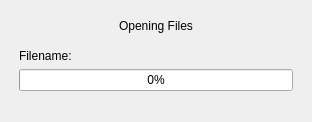
<?xml version="1.0" encoding="UTF-8"?>
<ui version="4.0">
 <class>OpeningFiles</class>
 <widget class="QDialog" name="OpeningFiles">
  <property name="geometry">
   <rect>
    <x>0</x>
    <y>0</y>
    <width>312</width>
    <height>122</height>
   </rect>
  </property>
  <property name="minimumSize">
   <size>
    <width>312</width>
    <height>122</height>
   </size>
  </property>
  <property name="maximumSize">
   <size>
    <width>312</width>
    <height>122</height>
   </size>
  </property>
  <property name="windowTitle">
   <string>Dialog</string>
  </property>
  <property name="windowIcon">
   <iconset resource="files.qrc">
    <normaloff>:/resources/icons/svg/cine-encoder.svg</normaloff>:/resources/icons/svg/cine-encoder.svg</iconset>
  </property>
  <layout class="QGridLayout" name="gridLayout">
   <property name="leftMargin">
    <number>9</number>
   </property>
   <property name="topMargin">
    <number>9</number>
   </property>
   <property name="rightMargin">
    <number>9</number>
   </property>
   <property name="bottomMargin">
    <number>9</number>
   </property>
   <property name="spacing">
    <number>0</number>
   </property>
   <item row="0" column="0">
    <widget class="QWidget" name="widget_main" native="true">
     <property name="maximumSize">
      <size>
       <width>300</width>
       <height>110</height>
      </size>
     </property>
     <layout class="QGridLayout" name="gridLayout_3">
      <property name="leftMargin">
       <number>1</number>
      </property>
      <property name="topMargin">
       <number>1</number>
      </property>
      <property name="rightMargin">
       <number>1</number>
      </property>
      <property name="bottomMargin">
       <number>1</number>
      </property>
      <property name="spacing">
       <number>0</number>
      </property>
      <item row="0" column="0">
       <widget class="QFrame" name="frame_main">
        <property name="minimumSize">
         <size>
          <width>0</width>
          <height>0</height>
         </size>
        </property>
        <property name="maximumSize">
         <size>
          <width>300</width>
          <height>110</height>
         </size>
        </property>
        <property name="frameShape">
         <enum>QFrame::NoFrame</enum>
        </property>
        <property name="frameShadow">
         <enum>QFrame::Raised</enum>
        </property>
        <layout class="QGridLayout" name="gridLayout_2">
         <property name="leftMargin">
          <number>0</number>
         </property>
         <property name="topMargin">
          <number>0</number>
         </property>
         <property name="rightMargin">
          <number>0</number>
         </property>
         <property name="bottomMargin">
          <number>12</number>
         </property>
         <property name="spacing">
          <number>0</number>
         </property>
         <item row="0" column="0">
          <widget class="QFrame" name="frame_top">
           <property name="minimumSize">
            <size>
             <width>0</width>
             <height>31</height>
            </size>
           </property>
           <property name="maximumSize">
            <size>
             <width>300</width>
             <height>31</height>
            </size>
           </property>
           <property name="mouseTracking">
            <bool>false</bool>
           </property>
           <property name="acceptDrops">
            <bool>false</bool>
           </property>
           <property name="frameShape">
            <enum>QFrame::NoFrame</enum>
           </property>
           <property name="frameShadow">
            <enum>QFrame::Raised</enum>
           </property>
           <layout class="QGridLayout" name="gridLayout_7">
            <property name="sizeConstraint">
             <enum>QLayout::SetDefaultConstraint</enum>
            </property>
            <property name="leftMargin">
             <number>0</number>
            </property>
            <property name="topMargin">
             <number>0</number>
            </property>
            <property name="rightMargin">
             <number>0</number>
            </property>
            <property name="bottomMargin">
             <number>0</number>
            </property>
            <property name="spacing">
             <number>0</number>
            </property>
            <item row="0" column="1">
             <widget class="QLabel" name="label_title">
              <property name="text">
               <string>Opening Files</string>
              </property>
             </widget>
            </item>
            <item row="0" column="0">
             <spacer name="horizontalSpacer">
              <property name="orientation">
               <enum>Qt::Horizontal</enum>
              </property>
              <property name="sizeHint" stdset="0">
               <size>
                <width>40</width>
                <height>20</height>
               </size>
              </property>
             </spacer>
            </item>
            <item row="0" column="2">
             <spacer name="horizontalSpacer_9">
              <property name="orientation">
               <enum>Qt::Horizontal</enum>
              </property>
              <property name="sizeHint" stdset="0">
               <size>
                <width>40</width>
                <height>20</height>
               </size>
              </property>
             </spacer>
            </item>
           </layout>
          </widget>
         </item>
         <item row="1" column="0" rowspan="2">
          <widget class="QFrame" name="frame">
           <property name="minimumSize">
            <size>
             <width>0</width>
             <height>0</height>
            </size>
           </property>
           <property name="maximumSize">
            <size>
             <width>300</width>
             <height>79</height>
            </size>
           </property>
           <property name="frameShape">
            <enum>QFrame::NoFrame</enum>
           </property>
           <property name="frameShadow">
            <enum>QFrame::Raised</enum>
           </property>
           <layout class="QGridLayout" name="gridLayout_4">
            <item row="0" column="0">
             <layout class="QHBoxLayout" name="horizontalLayout">
              <item>
               <widget class="QLabel" name="label">
                <property name="sizePolicy">
                 <sizepolicy hsizetype="Minimum" vsizetype="Preferred">
                  <horstretch>0</horstretch>
                  <verstretch>0</verstretch>
                 </sizepolicy>
                </property>
                <property name="maximumSize">
                 <size>
                  <width>100</width>
                  <height>16777215</height>
                 </size>
                </property>
                <property name="text">
                 <string>Filename:</string>
                </property>
               </widget>
              </item>
              <item>
               <widget class="QLabel" name="label_filename">
                <property name="sizePolicy">
                 <sizepolicy hsizetype="Expanding" vsizetype="Preferred">
                  <horstretch>0</horstretch>
                  <verstretch>0</verstretch>
                 </sizepolicy>
                </property>
                <property name="text">
                 <string/>
                </property>
               </widget>
              </item>
             </layout>
            </item>
            <item row="1" column="0">
             <widget class="QProgressBar" name="progressBar_opening">
              <property name="value">
               <number>0</number>
              </property>
              <property name="alignment">
               <set>Qt::AlignCenter</set>
              </property>
             </widget>
            </item>
           </layout>
          </widget>
         </item>
        </layout>
       </widget>
      </item>
     </layout>
    </widget>
   </item>
  </layout>
 </widget>
 <resources>
  <include location="files.qrc"/>
 </resources>
 <connections/>
</ui>
